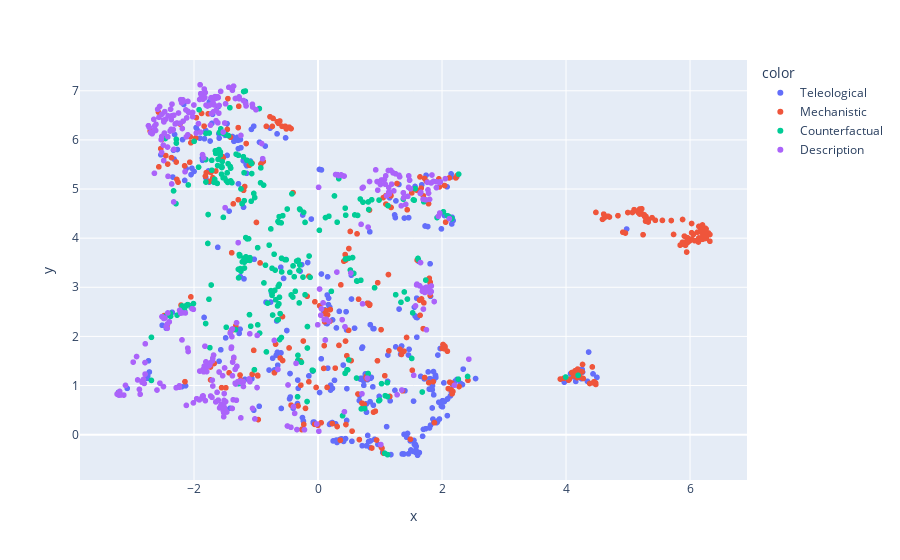

Here is the notebook cell this chart was saved with:
### Markdown cell above
## 4. Perform sentence embedding for parse trees to compare similarities

This is done by taking the flattened tree structure of each dependency parse tree and running it through sentence-bert then applying the same dimensionality reduction and plotting as before.

### Code cell
embedded = create_embedding(output["DependencyTrees"], dense=True)
embedded = create_embedding(embedded, dense=False)
fig = px.scatter(x=embedded[:, 0], y=embedded[:, 1], color=output['Type'], hover_data={"Text": output["Text"]})
fig.show()

### Figure 1 — Plotly figure (JSON) as saved in the notebook; plotly's stock layout.template omitted (floating-point values rounded to 4 significant figures; data arrays with more than 128 entries replaced by an {"elided": "..."} marker saying what was removed)
{"data": [{"customdata": {"elided": "350x1 str values"}, "hovertemplate": "color=Teleological<br>x=%{x}<br>y=%{y}<br>Text=%{customdata[0]}<extra></extra>", "legendgroup": "Teleological", "marker": {"color": "#636efa", "symbol": "circle"}, "mode": "markers", "name": "Teleological", "showlegend": true, "x": {"elided": "350 float values"}, "xaxis": "x", "y": {"elided": "350 float values"}, "yaxis": "y", "type": "scattergl"}, {"customdata": {"elided": "339x1 str values"}, "hovertemplate": "color=Mechanistic<br>x=%{x}<br>y=%{y}<br>Text=%{customdata[0]}<extra></extra>", "legendgroup": "Mechanistic", "marker": {"color": "#EF553B", "symbol": "circle"}, "mode": "markers", "name": "Mechanistic", "showlegend": true, "x": {"elided": "339 float values"}, "xaxis": "x", "y": {"elided": "339 float values"}, "yaxis": "y", "type": "scattergl"}, {"customdata": {"elided": "258x1 str values"}, "hovertemplate": "color=Counterfactual<br>x=%{x}<br>y=%{y}<br>Text=%{customdata[0]}<extra></extra>", "legendgroup": "Counterfactual", "marker": {"color": "#00cc96", "symbol": "circle"}, "mode": "markers", "name": "Counterfactual", "showlegend": true, "x": {"elided": "258 float values"}, "xaxis": "x", "y": {"elided": "258 float values"}, "yaxis": "y", "type": "scattergl"}, {"customdata": {"elided": "361x1 str values"}, "hovertemplate": "color=Description<br>x=%{x}<br>y=%{y}<br>Text=%{customdata[0]}<extra></extra>", "legendgroup": "Description", "marker": {"color": "#ab63fa", "symbol": "circle"}, "mode": "markers", "name": "Description", "showlegend": true, "x": {"elided": "361 float values"}, "xaxis": "x", "y": {"elided": "361 float values"}, "yaxis": "y", "type": "scattergl"}], "layout": {"xaxis": {"anchor": "y", "domain": [0.0, 1.0], "title": {"text": "x"}}, "yaxis": {"anchor": "x", "domain": [0.0, 1.0], "title": {"text": "y"}}, "legend": {"title": {"text": "color"}, "tracegroupgap": 0}, "margin": {"t": 60}}}
